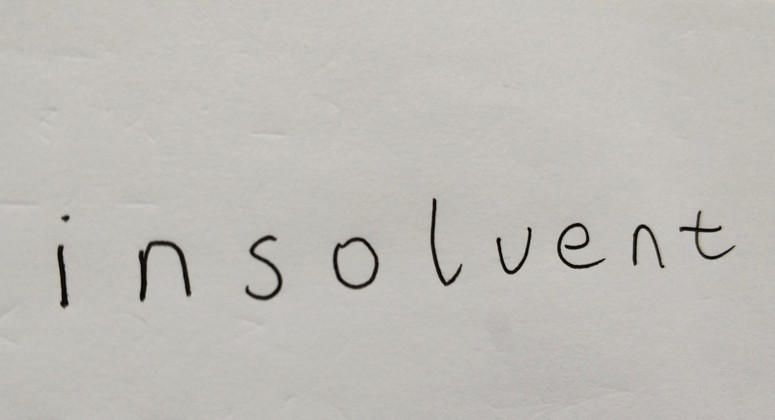
#> input picture images/letter_test2.jpg, 775 x 420 px, found by its file name
$ python 'test functions.py'
#> lines starting #> are read from the running program, lines starting #| are printed output that depends on the picture; after the words box and inside, x2 and y2 are one past the last pixel; in counts of white or black regions, pixels touching at a corner belong together
import numpy as np
import random as rd
# [74 lines of commented-out code are left out]

import cv2


array = np.array([[1, 2, 3], [2, 3, 4], [5, 6, 7]])
print(array[0:3, 0:2])

def accessPixel(img):
    height = img.shape[0]
#> height = 420
    width = img.shape[1]
#> width = 775
    for i in range(height):
        for j in range(width):
            img[i][j] = 255 - img[i][j]
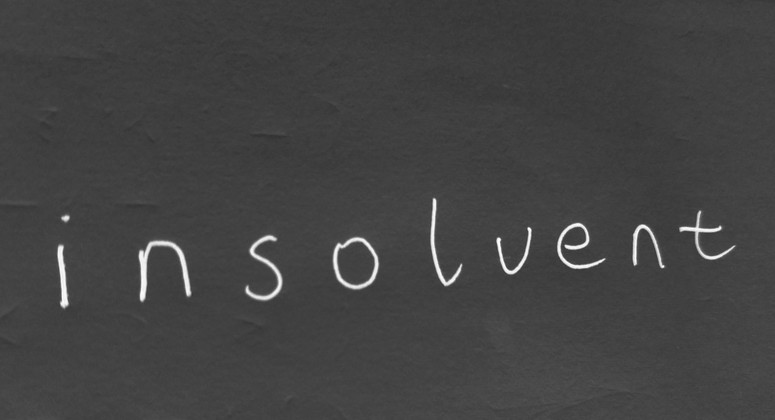
#> img: shape (420, 775); min 50, max 255, mean 66.7
    return img

def accessBinary(img, threshold=128):
    img = accessPixel(img)
    # 边缘膨胀，不加也可以
    kernel = np.ones((3, 3), np.uint8)
    img = cv2.dilate(img, kernel, iterations=1)
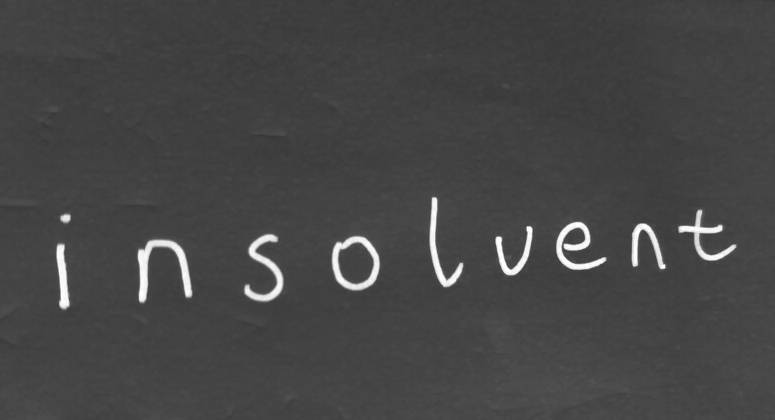
#> img: shape (420, 775); min 54, max 255, mean 69.7
    _, img = cv2.threshold(img, threshold, 0, cv2.THRESH_TOZERO)
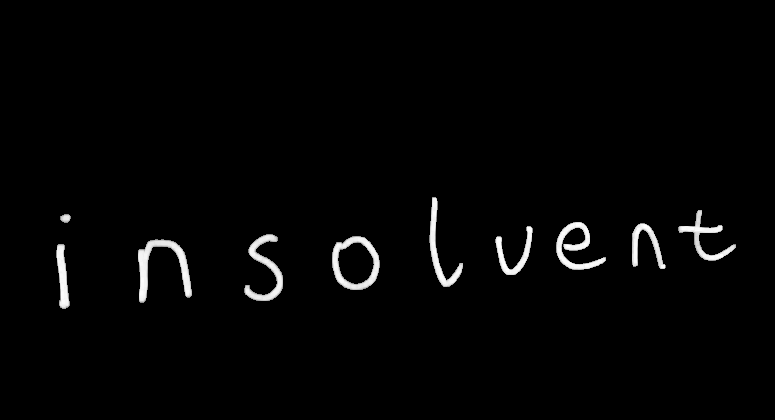
#> img: shape (420, 775); min 0, max 255, mean 4.8
    return img


path = r"images\letter_test2.jpg"
img = cv2.imread(path, cv2.IMREAD_GRAYSCALE)
img = accessBinary(img)
contours, _ = cv2.findContours(img, cv2.RETR_EXTERNAL, cv2.CHAIN_APPROX_NONE)
#> contours = 10 contours; largest, box (x1, y1, x2, y2) and area: (332, 236, 380, 290) 2000, (556, 222, 606, 270) 1020, (138, 239, 192, 303) 978, (244, 234, 283, 301) 781, (429, 197, 463, 287) 637
borders = []
for contour in contours:
    # 将边缘拟合成一个矩形边框，简化保存矩形的左上角和右下角的坐标
    x, y, w, h = cv2.boundingRect(contour)
    if w * h > 200:
        border = [(x, y), (x + w, y + h)]
        borders.append(border)
#> this loop made 10 passes
#> (x, y, w, h, border) on passes 1, 2, 3, 4, 5, 6, 7, 9, 10: (56, 244, 14, 65, [(56, 244), (70, 309)]), (138, 239, 54, 64, [(138, 239), (192, 303)]), (332, 236, 48, 54, [(332, 236), (380, 290)]), (244, 234, 39, 67, [(244, 234), (283, 301)]), (495, 226, 38, 49, [(495, 226), (533, 275)]), (632, 223, 34, 46, [(632, 223), (666, 269)]), (556, 222, 50, 48, [(556, 222), (606, 270)]), (678, 210, 58, 51, [(678, 210), (736, 261)]), (429, 197, 34, 90, [(429, 197), (463, 287)])
#> (x, y, w, h) on pass 8: (60, 214, 11, 9)
#> after the loop, borders = [[(56, 244), (70, 309)], [(138, 239), (192, 303)], [(332, 236), (380, 290)], [(244, 234), (283, 301)], [(495, 226), (533, 275)], [(632, 223), (666, 269)], [(556, 222), (606, 270)], [(678, 210), (736, 261)], [(429, 197), (463, 287)]]
print(borders)
#> (printed output is left out)
for i, border in enumerate(borders):
    print(border[0][1], border[1][1])
    borderImg = img[border[0][1]:border[1][1], border[0][0]:border[1][0]]
    print(borderImg.shape)
    print(borderImg)
    break
#> this loop made 1 pass
#> border on pass 1: [(56, 244), (70, 309)]
#| 244 309
#| (65, 14)
#| [[  0   0 157 168 168 168 164 155   0   0   0   0   0   0]
#|  [  0 160 202 215 215 215 212 206 148   0   0   0   0   0]
#|  [  0 195 233 239 239 239 234 231 162   0   0   0   0   0]
#|  [  0 222 240 240 241 241 241 234 162   0   0   0   0   0]
#|  [  0 229 240 240 243 243 243 234 162   0   0   0   0   0]
#|  [  0 237 240 240 246 246 246 234 138   0   0   0   0   0]
#|  [134 243 243 243 248 248 248 221   0   0   0   0   0   0]
#|  [142 246 246 246 248 248 248 205   0   0   0   0   0   0]
#> (further printed lines are left out)

$ run again, with images/letter_test1.jpg copied over images/letter_test2.jpg
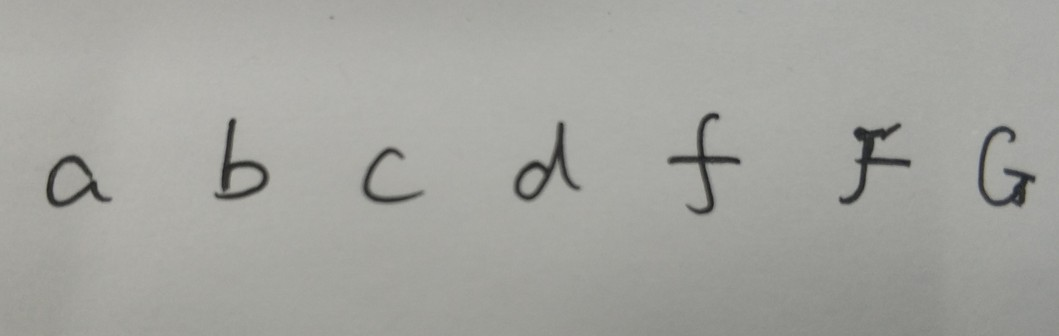
#> input picture images/letter_test1.jpg, 1059 x 336 px, found by its file name
#> in accessBinary, `_, img = cv2.threshold(img, threshold, 0, cv2.THRESH_TOZERO)`:
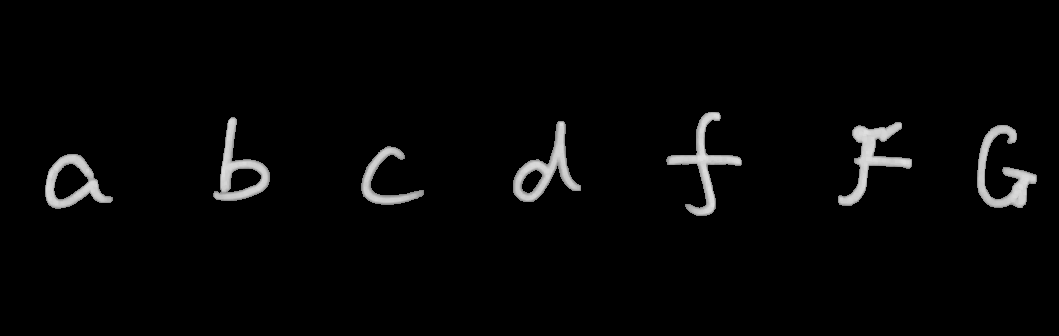
#> img: shape (336, 1059); min 0, max 223, mean 6.2
#> contours = 7 contours; box (x1, y1, x2, y2) and area: (45, 154, 113, 209) 2202, (213, 117, 270, 201) 2081, (513, 121, 581, 202) 1994, (838, 122, 912, 206) 1740, (977, 125, 1037, 208) 1668, (666, 112, 742, 216) 1666, (361, 146, 424, 205) 1040
#> the loop `for contour in contours:` made 7 passes
#> (x, y, w, h, border) on passes 1 to 7: (45, 154, 68, 55, [(45, 154), (113, 209)]), (361, 146, 63, 59, [(361, 146), (424, 205)]), (977, 125, 60, 83, [(977, 125), (1037, 208)]), (838, 122, 74, 84, [(838, 122), (912, 206)]), (513, 121, 68, 81, [(513, 121), (581, 202)]), (213, 117, 57, 84, [(213, 117), (270, 201)]), (666, 112, 76, 104, [(666, 112), (742, 216)])
#> after the loop `for contour in contours:`: borders = [[(45, 154), (113, 209)], [(361, 146), (424, 205)], [(977, 125), (1037, 208)], [(838, 122), (912, 206)], [(513, 121), (581, 202)], [(213, 117), (270, 201)], [(666, 112), (742, 216)]]
#| [[(45, 154), (113, 209)], [(361, 146), (424, 205)], [(977, 125), (1037, 208)], [(838, 122), (912, 206)], [(513, 121), (581, 202)], [(213, 117), (270, 201)], [(666, 112), (742, 216)]]
#> the loop `for i, border in enumerate(borders):` made 1 pass
#> (printed output is left out)
#> pass 1, `borderImg = img[border[0][1]:border[1][1], border[0][0]:border[1][0]]`:
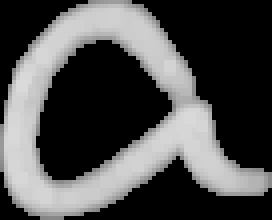
#> borderImg: shape (55, 68) (shown 4 times larger); min 0, max 218, mean 77.3

$ run again, with images/letter_test3.jpg copied over images/letter_test2.jpg
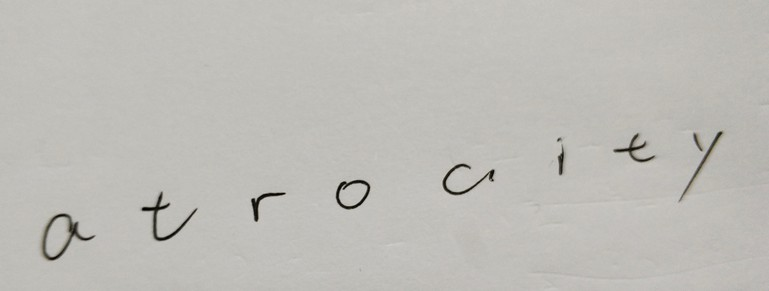
#> input picture images/letter_test3.jpg, 769 x 291 px, found by its file name
#> in accessBinary, `_, img = cv2.threshold(img, threshold, 0, cv2.THRESH_TOZERO)`:
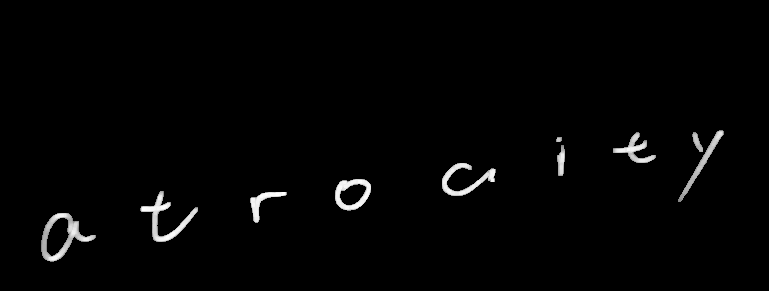
#> img: shape (291, 769); min 0, max 255, mean 4
#> contours = 10 contours, 1 with area under 20; largest, box (x1, y1, x2, y2) and area: (41, 213, 96, 262) 1351, (335, 179, 371, 211) 866, (140, 191, 198, 242) 630, (442, 163, 496, 196) 502, (678, 130, 724, 202) 388
#> the loop `for contour in contours:` made 10 passes
#> (x, y, w, h, border) on passes 1, 2, 3, 4, 5, 6, 8, 9: (41, 213, 55, 49, [(41, 213), (96, 262)]), (250, 192, 37, 31, [(250, 192), (287, 223)]), (140, 191, 58, 51, [(140, 191), (198, 242)]), (335, 179, 36, 32, [(335, 179), (371, 211)]), (442, 163, 54, 33, [(442, 163), (496, 196)]), (557, 145, 8, 31, [(557, 145), (565, 176)]), (692, 132, 11, 20, [(692, 132), (703, 152)]), (613, 132, 43, 31, [(613, 132), (656, 163)])
#> after the loop `for contour in contours:`: borders = [[(41, 213), (96, 262)], [(250, 192), (287, 223)], [(140, 191), (198, 242)], [(335, 179), (371, 211)], [(442, 163), (496, 196)], [(557, 145), (565, 176)], [(692, 132), (703, 152)], [(613, 132), (656, 163)], [(678, 130), (724, 202)]]
#> (printed output is left out)
#> the loop `for i, border in enumerate(borders):` made 1 pass
#> (printed output is left out)
#> pass 1, `borderImg = img[border[0][1]:border[1][1], border[0][0]:border[1][0]]`:
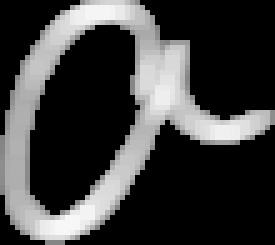
#> borderImg: shape (49, 55) (shown 5 times larger); min 0, max 247, mean 61.2
